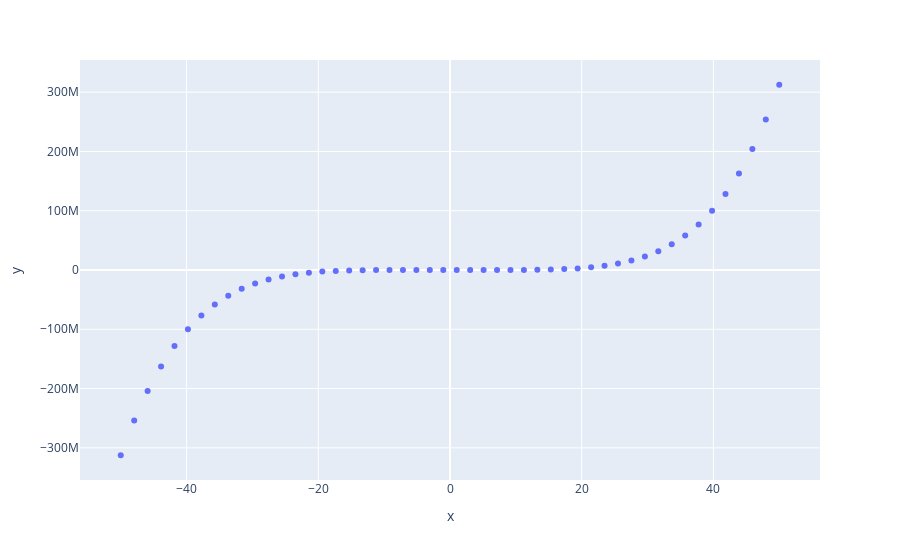

The cell this chart's notebook holds for it:
### Code cell
import numpy as np
import plotly.express as px
# x-axis data points
x = np.linspace(start=-50, stop=50)
# y-axis data points
y = x ** 5
# define the plot
fig = px.scatter(x=x, y=y)
fig.show()

### Figure 1 — Plotly figure (JSON) as saved in the notebook; plotly's stock layout.template omitted (floating-point values rounded to 4 significant figures)
{"data": [{"hovertemplate": "x=%{x}<br>y=%{y}<extra></extra>", "legendgroup": "", "marker": {"color": "#636efa", "symbol": "circle"}, "mode": "markers", "name": "", "orientation": "v", "showlegend": false, "type": "scatter", "x": [-50, -47.96, -45.92, -43.88, -41.84, -39.8, -37.76, -35.71, -33.67, -31.63, -29.59, -27.55, -25.51, -23.47, -21.43, -19.39, -17.35, -15.31, -13.27, -11.22, -9.184, -7.143, -5.102, -3.061, -1.02, 1.02, 3.061, 5.102, 7.143, 9.184, 11.22, 13.27, 15.31, 17.35, 19.39, 21.43, 23.47, 25.51, 27.55, 29.59, 31.63, 33.67, 35.71, 37.76, 39.8, 41.84, 43.88, 45.92, 47.96, 50], "xaxis": "x", "y": [-312500000, -253700000.0, -204100000.0, -162600000.0, -128200000.0, -99810000.0, -76710000.0, -58100000.0, -43300000.0, -31670000.0, -22690000.0, -15870000.0, -10800000.0, -7120000.0, -4518000.0, -2739000.0, -1571000.0, -840100.0, -410800.0, -178200.0, -65330.0, -18590.0, -3457.0, -268.8, -1.106, 1.106, 268.8, 3457.0, 18590.0, 65330.0, 178200.0, 410800.0, 840100.0, 1571000.0, 2739000.0, 4518000.0, 7120000.0, 10800000.0, 15870000.0, 22690000.0, 31670000.0, 43300000.0, 58100000.0, 76710000.0, 99810000.0, 128200000.0, 162600000.0, 204100000.0, 253700000.0, 312500000], "yaxis": "y"}], "layout": {"autosize": true, "legend": {"tracegroupgap": 0}, "margin": {"t": 60}, "xaxis": {"anchor": "y", "autorange": true, "domain": [0, 1], "range": [-56.42, 56.42], "title": {"text": "x"}, "type": "linear"}, "yaxis": {"anchor": "x", "autorange": true, "domain": [0, 1], "range": [-360900000.0, 360900000.0], "title": {"text": "y"}, "type": "linear"}}}
